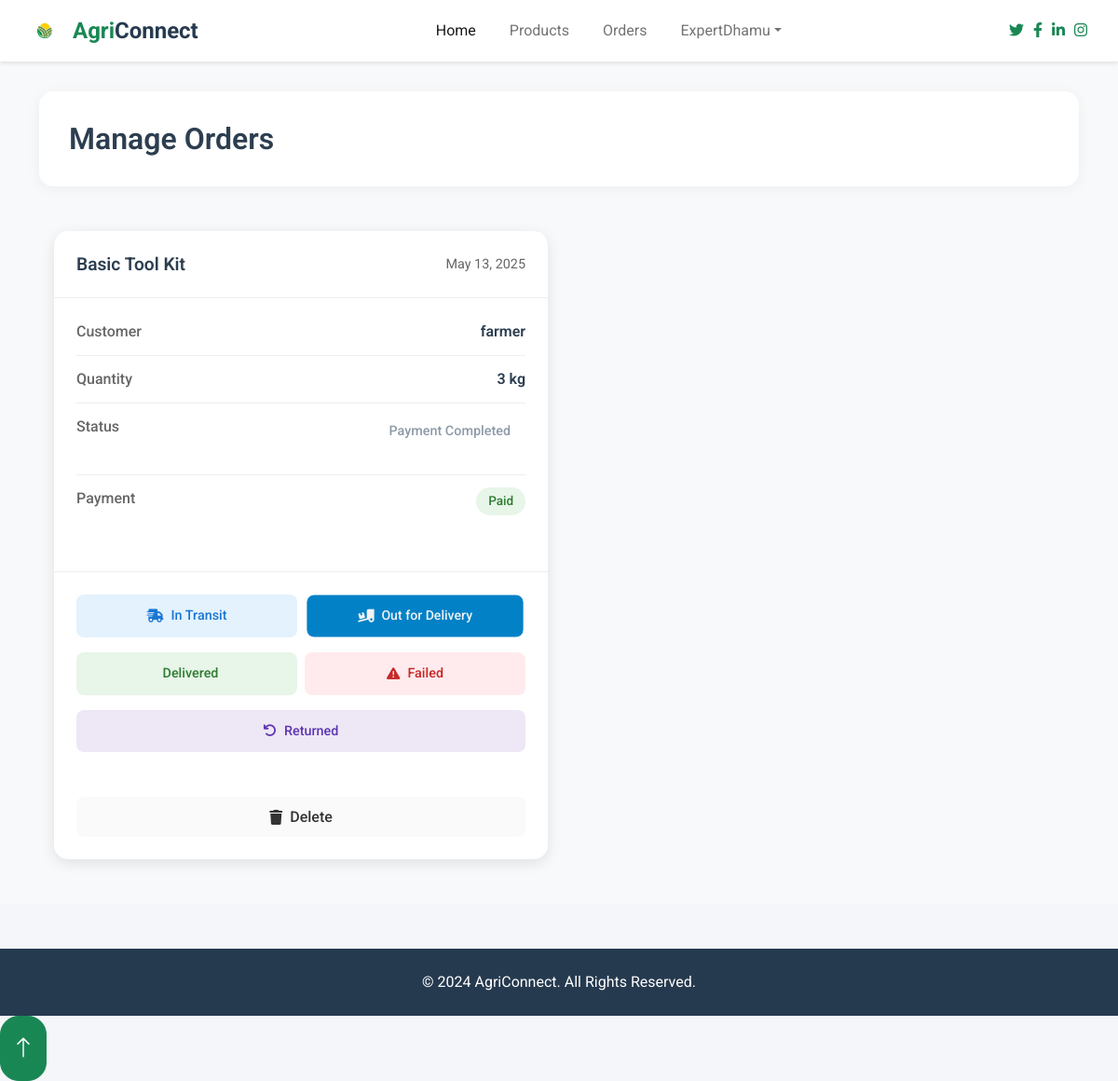
Screenshot of /expert/FramersOrder (signed in) with the database file from the repository.
### Expert/models.py (models this page shows)
class FramemerCheckout(models.Model):
    product = models.ForeignKey(FarmerProducts,on_delete=models.CASCADE)
    user = models.ForeignKey(User,on_delete=models.CASCADE)
    date = models.DateField(auto_now_add=True)
    status = models.CharField(max_length=255)
    Payment = models.BooleanField(default=False)
    quantity = models.IntegerField(default=1)
    tracking_number = models.CharField(max_length=50, blank=True, null=True)
    delivery_service = models.CharField(max_length=100, blank=True, null=True)
    estimated_delivery = models.DateField(null=True, blank=True)
    delivery_notes = models.TextField(blank=True, null=True)
    delivery_status = models.CharField(max_length=50, blank=True, null=True)

class FarmerProducts(models.Model):
    options = (
        ("Fertilizer","Fertilizers"),
        ("Seeds","Seeds"),
        ("Accessories","Accessories")
    )
    Product_Name = models.CharField(max_length=255)
    Product_Category = models.CharField(max_length=255,choices=options)
    Product_price = models.IntegerField()
    Product_image = models.FileField(upload_to="farmer_product")
    Product_stock = models.IntegerField()
    user = models.ForeignKey(User,on_delete=models.CASCADE,null=True,blank=True)
    status = models.BooleanField(default=True)

### Expert/views.py (the view)
# urls.py: path("FramersOrder",views.FramersOrder,name="FramersOrder"),
def FramersOrder(request):
    orders = FramemerCheckout.objects.filter(product__user=request.user)
    context = {
        "orders": orders
    }
    return render(request,'expert/farmersorder.html',context)

### templates/expert/farmersorder.html (shortened to what this page needs)
{% extends "expert/experthome.html" %}
{% block content %}
<div class="orders-container">
    <div class="container">
        <div class="page-header">
            <h1 class="page-title">Manage Orders</h1>
        </div>
        <div class="orders-grid">
            {% for order in orders %}
                <div class="order-card">
                    <div class="order-header">
                        <h3 class="order-title">{{ order.product.Product_Name }}</h3>
                        <span class="order-date">{{ order.date }}</span>
                    </div>
                    <div class="order-body">
                        <div class="order-info">
                            <div class="info-item">
                                <span class="info-label">Customer</span>
                                <span class="info-value">{{ order.user.username }}</span>
                            </div>
                            <div class="info-item">
                                <span class="info-label">Quantity</span>
                                <span class="info-value">{{ order.quantity }} kg</span>
                            </div>
                            <div class="info-item">
                                <span class="info-label">Status</span>
                                <span class="status-badge
                                    ">
                                    {{ order.status }}
                                </span>
                            </div>
                            <div class="info-item">
                                <span class="info-label">Payment</span>
                                <span class="payment-badge {% if order.Payment %}payment-paid{% else %}payment-pending{% endif %}">
                                    {% if order.Payment %}Paid{% else %}Pending{% endif %}
                                </span>
                            </div>
                        </div>
                    </div>
                    <div class="order-actions">
                        {% if order.status == "Customer Ordered" %}
                            <a href="{% url 'AcceptOrder' order.id %}" class="action-btn btn-accept">
                                <i class="fas fa-check"></i> Accept
                            </a>
                            <a href="{% url 'RejectOrder' order.id %}" class="action-btn btn-reject">
                                <i class="fas fa-times"></i> Reject
                            </a>
                        {% elif order.status == "Order Accepted" %}
                            <a href="{% url 'DespachOrder' order.id %}" class="action-btn btn-despatch">
                                <i class="fas fa-truck"></i> Despatch
                            </a>
                        {% elif order.status == "Order Despached" or order.status == "Payment Completed" %}
                            <div class="status-buttons">
                                <a href="{% url 'UpdateOrderStatus' order.id 'In Transit' %}" class="action-btn btn-transit {% if order.delivery_status == 'In Transit' %}active{% endif %}">
                                    <i class="fas fa-shipping-fast"></i> In Transit
                                </a>
                                <a href="{% url 'UpdateOrderStatus' order.id 'Out for Delivery' %}" class="action-btn btn-out-delivery {% if order.delivery_status == 'Out for Delivery' %}active{% endif %}">
                                    <i class="fas fa-truck-loading"></i> Out for Delivery
                                </a>
                                <a href="{% url 'UpdateOrderStatus' order.id 'Delivered' %}" class="action-btn btn-delivered {% if order.delivery_status == 'Delivered' %}active{% endif %}">
                                     Delivered
                                </a>
                                <a href="{% url 'UpdateOrderStatus' order.id 'Failed Delivery' %}" class="action-btn btn-failed {% if order.delivery_status == 'Failed Delivery' %}active{% endif %}">
                                    <i class="fas fa-exclamation-triangle"></i> Failed
                                </a>
                                <a href="{% url 'UpdateOrderStatus' order.id 'Returned' %}" class="action-btn btn-returned {% if order.delivery_status == 'Returned' %}active{% endif %}">
                                    <i class="fas fa-undo"></i> Returned
                                </a>
                            </div>
                        {% endif %}
                        <a href="{% url 'DeleteOrder' order.id %}" class="action-btn btn-delete">
                            <i class="fas fa-trash"></i> Delete
                        </a>
                    </div>
                </div>
            {% empty %}
                <div class="empty-state">
                    <i class="fas fa-box-open"></i>
                    <h3>No Orders Yet</h3>
                    <p>When customers place orders for your products, they will appear here.</p>
                </div>
            {% endfor %}
        </div>
    </div>
</div>
{% endblock %}

### templates/expert/experthome.html (shortened to what this page needs)
{% load static %}
<!DOCTYPE html>
<html lang="en">
<head>
    <link href="https://cdnjs.cloudflare.com/ajax/libs/font-awesome/6.4.0/css/all.min.css" rel="stylesheet">
    <link href="https://cdn.jsdelivr.net/npm/bootstrap-icons@1.10.0/font/bootstrap-icons.css" rel="stylesheet">
    <link href="{%static 'lib/owlcarousel/assets/owl.carousel.min.css' %}" rel="stylesheet">
    <link href="{%static 'css/bootstrap.min.css' %}" rel="stylesheet">
</head>
<body>
    <nav class="navbar navbar-expand-lg navbar-light">
        <div class="container-fluid">
            <a href="index.html" class="navbar-brand">
                <img src="{%static 'img/logo.png' %}" alt="AgriConnect Logo" class="logo">
                <h1 class="text-success">Agri<span class="text-dark">Connect</span></h1>
            </a>
            <div class="collapse navbar-collapse" id="navbarCollapse">
                <div class="navbar-nav mx-auto">
                    <a href="{%url 'Index' %}" class="nav-item nav-link active">Home</a>
                    {% if request.user.is_authenticated %}
                        <a href="{%url 'FarmersProducts' %}" class="nav-item nav-link">Products</a>
                        <a href="{%url 'FramersOrder' %}" class="nav-item nav-link">Orders</a>
                        <div class="nav-item dropdown">
                            <a href="#" class="nav-link dropdown-toggle" data-bs-toggle="dropdown">{{request.user}}</a>
                        </div>
                    {% endif %}
                </div>
                <div class="social-icons">
                    <a href="#" class="text-success"><i class="fab fa-twitter"></i></a>
                    <a href="#" class="text-success"><i class="fab fa-facebook-f"></i></a>
                    <a href="#" class="text-success"><i class="fab fa-linkedin-in"></i></a>
                    <a href="#" class="text-success"><i class="fab fa-instagram"></i></a>
                </div>
            </div>
        </div>
    </nav>
    {% block content %}{% endblock %}
    <footer class="container-fluid bg-dark text-white mt-5 py-4">
        <div class="container text-center">
            <p class="mb-0">&copy; 2024 AgriConnect. All Rights Reserved.</p>
        </div>
    </footer>
    <a href="#" class="btn btn-success py-3 fs-4 back-to-top"><i class="bi bi-arrow-up"></i></a>
</body>
</html>

### templates/expert/experthome.html (style rules this page uses)
body { font-family: 'Roboto', sans-serif; background-color: #f4f6f9; }
.navbar { padding: 0.5rem 1rem; background-color: #ffffff; box-shadow: 0 2px 4px rgba(0,0,0,0.1); }
.navbar-brand { display: flex; align-items: center; }
.navbar-brand img { height: 40px; margin-right: 10px; }
.navbar-brand h1 { font-size: 1.5rem; margin: 0; }
.nav-item { margin: 0 10px; }
.social-icons { display: flex; align-items: center; }
.social-icons a { margin: 0 5px; color: #28a745; font-size: 1rem; }
.form-control, .btn { border-radius: 20px; }
.status-badge { display: inline-block; padding: 0.5rem 1rem; border-radius: 20px; font-size: 0.9rem; font-weight: 500; margin-bottom: 1rem; }

### templates/expert/farmersorder.html (style rules this page uses)
.orders-container { padding: 2rem 0; min-height: calc(100vh - 100px); background-color: #f8f9fa; }
.page-header { background: white; padding: 2rem; border-radius: 15px; box-shadow: 0 2px 15px rgba(0,0,0,0.05); margin-bottom: 2rem; }
.page-title { color: #2c3e50; font-size: 2rem; font-weight: 600; margin: 0; }
.orders-grid { display: grid; grid-template-columns: repeat(auto-fill, minmax(350px, 1fr)); gap: 1.5rem; padding: 1rem; }
.order-card { background: white; border-radius: 15px; box-shadow: 0 4px 15px rgba(0,0,0,0.1); overflow: hidden; transition: all 0.3s ease; }
.order-header { padding: 1.5rem; border-bottom: 1px solid #eee; display: flex; justify-content: space-between; align-items: center; }
.order-title { font-size: 1.2rem; font-weight: 600; color: #2c3e50; margin: 0; }
.order-date { color: #666; font-size: 0.9rem; }
.order-body { padding: 1.5rem; }
.order-info { margin-bottom: 1.5rem; }
.info-item { display: flex; justify-content: space-between; margin-bottom: 0.8rem; padding-bottom: 0.8rem; border-bottom: 1px solid #eee; }
.info-item:last-child { border-bottom: none; }
.info-label { color: #666; font-weight: 500; }
.info-value { color: #2c3e50; font-weight: 600; }
.status-badge { padding: 0.4rem 1rem; border-radius: 20px; font-size: 0.9rem; font-weight: 500; display: inline-block; }
.payment-badge { padding: 0.3rem 0.8rem; border-radius: 15px; font-size: 0.85rem; font-weight: 500; }
.payment-paid { background: #e8f5e9; color: #2e7d32; }
.order-actions { padding: 1.5rem; border-top: 1px solid #eee; display: flex; flex-direction: column; gap: 1rem; }
.order-actions > a:not(.status-buttons a) { margin-top: 0.5rem; }
.action-btn { flex: 1; padding: 0.6rem; border-radius: 8px; border: none; font-weight: 500; cursor: pointer; transition: all 0.3s ease; text-align: center; text-decoration: none; display: inline-flex; align-items: center; justify-content: center; gap: 0.5rem; }
.btn-delete { background: #fafafa; color: #333; }
.status-buttons { display: flex; flex-wrap: wrap; gap: 0.5rem; margin-bottom: 1rem; width: 100%; }
.status-buttons .action-btn { flex: 1 1 calc(50% - 0.5rem); min-width: 120px; margin-bottom: 0.5rem; }
.btn-transit, .btn-out-delivery, .btn-delivered, .btn-failed, .btn-returned { padding: 0.75rem 1rem; font-size: 0.9rem; font-weight: 500; text-align: center; border-radius: 8px; transition: all 0.3s ease; }
.btn-transit.active, .btn-out-delivery.active, .btn-delivered.active, .btn-failed.active, .btn-returned.active { transform: scale(0.98); filter: brightness(0.95); }
.btn-transit { background: #e3f2fd; color: #1976d2; }
.btn-out-delivery { background: #e1f5fe; color: #0288d1; }
.btn-out-delivery:hover, .btn-out-delivery.active { background: #0288d1; color: white; }
.btn-delivered { background: #e8f5e9; color: #2e7d32; }
.btn-failed { background: #ffebee; color: #c62828; }
.btn-returned { background: #ede7f6; color: #5e35b1; }

### rows the page displays
FramemerCheckout: product.Product_Name "Basic Tool Kit", date "May 13, 2025", user.username "farmer", quantity "3", status "Payment Completed", Payment "Paid", shows "In Transit"

### other values shown
{{ request.user }} "ExpertDhamu"
